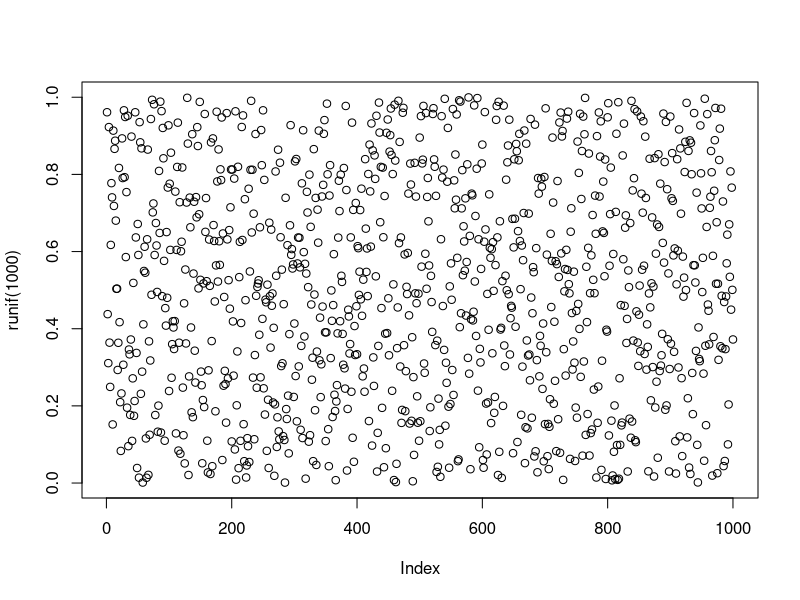

Generate this figure with R: (Note: this script raises an error after producing the figure.)
################# testing
test.pba <- function() {
show(bernoulli(.3))
show(beta(2,3))         # B always gets clobbered
show(beta(0.1,0.1))
show(binomial(10,.2))
show(cauchy(10,1))
show(chi(4))
show(chisquared(14))
show(delta(3))
show(dirac(3))
show(discreteuniform(20))
show(exponential(2))
show(F(4,5))
show(f(4,5))
show(frechet(9,1))
show(gamma(2,3))
show(gamma1(5,1))
show(gamma2(3,2))
show(histogram(c(3,4,5,22,32)))
show(inversegamma(4,4))
show(geometric(.3))
#show(generalizedpareto(4,3,2))
#show(gev(2,4,5))
show(pascal(.3))
show(gumbel(2,3))
show(extremevalue(2,3))
show(laplace(2,3))
show(logistic(2,3))
show(L(5,1) )
show(lognormal(5,1) )
show(negativebinomial(10,.2))
show(N(5,1) )
show(normal(5,1))
show(gaussian(5,1))
show(pareto(5,1))
show(powerfunction(5,1))
show(powerfunction(5,10))
show(poisson(4))
show(rayleigh(4))
show(reciprocal(12))
show(reciprocal())
show(shiftedloglogistic(5,4,6))
if ("package:sn" %in% search()) show(skewnormal(6,1,2))
show(weibull(5,2))
show(U(2,4))
show(uniform(2,4))
show(rectangular(2,4) )
show(loguniform(2,4))
show(triangular(.2, .6, 1.2))
show(logtriangular(.2, .6, 1.2))
show(quantiles(c(3, 6, 10, 16, 25, 40), c(0, 0.2, 0.4, 0.5, 0.7, 1)))
show(quantiles(c(3, 6, 10, 16, 25, 40), c(0.1, 0.2, 0.4, 0.5, 0.7, 0.9)))  # p doesn't start at zero or end at one
show(pbox(c(1,1.2,3, 6, 10, 16, 25, 40)))  # default pointlist constructor
return(TRUE)
}


plot(runif(1000))
par(mfrow=c(4,5))
test.pba()


# testing poissonbinomial
p = rep(0.2, 20)
a = poissonbinomial(p)
b = binomial(20, 0.2)
plot(b,col='tan',lwd=4)
lines(a,col='blue')

testpb <- function(p) {
  if (class(p) == 'numeric')  p1 = p2 = p else {p1 = left(p); p2 = right(p)}
  a = poissonbinomial(p)
  pl(a)
  many = 10000
  s = rep(0,many)
  for (i in 1:length(p)) s = s + (runif(many) <= p1[i])
  edf.numeric(s,col='yellow',new=FALSE,lwd=4)
  s = rep(0,many)
  for (i in 1:length(p)) s = s + (runif(many) <= p2[i])
  edf.numeric(s,col='tan',new=FALSE,lwd=4)
  lines(a,col='red')
  }

testpb( c(0.1, 0.2, 0.3, 0.4, 0.5) )
testpb( c(0.1, interval(0.2, 0.3), interval(0.4, 0.5), I(0.1,0.3), I(.2,.24), I(0.19,0.23)) )
testpb( rep(c(I(0.1,0.14),I(0.7,0.8)),25) )


par(mfrow=c(1,1))
a = N(5,1)
b = exp(a)
exp(a)


r = sort(runif(15))
r = c(0.019764379132539, 0.0324148465879261, 0.321962385904044, 0.384120133006945,0.448278494412079, 0.545291637070477, 0.643749186070636, 0.714126582955942, 0.744521557586268, 0.753784047439694, 0.803039125632495, 0.895463747903705, 0.897065195254982, 0.908547935541719, 0.941706892568618)
c = d = pbox(r)
if ("package:splines" %in% search()) d = pbox(r,interpolation='spline')
plot(c)
lines(d,col='red')
edf(r,new=FALSE)
points(r,0:14/14)


a = N(5,1)
b = U(2,6)
c = conv.pbox(a,b)
d = conv.pbox(a,b,'*')
cc = a + b
dd = a * b
c;cc
d;dd


a = N(5,1)
b = U(2,6)
a < b       # 0.26 or so


a = N(5,1)
a + 2
2 + a
a + a
a + N(5,1)  # smaller variance

a - 2
2 - a
a - a
a - N(5,1)   # bigger variance

a * 2
2 * a
a * a
a * N(5,1)

a / 2
2 / a
a / a
a / N(5,1)     # bigger variance

a ^ 2
2 ^ a
a ^ a
a ^ N(5,1)

pmin(a,4)
#pmin(4,a)
pmin(pbox(4),a)
pmin(a,a)
pmin(a,N(5,1))

pmax(a,4)
#pmax(4,a)
pmax(pbox(4),a)
pmax(a,a)
pmax(a,N(5,1))

a = N(5,1); b = U(9,11); c = histogram(c(23,24,25,33,35))
mixture(a,b)
m = mixture.list(c(a,b,c))
m

bb = conv.pbox(a,a)
cc = perfectconv.pbox(a,a)
dd = perfectconv.pbox(a,N(5,1))
ee = oppositeconv.pbox(a,a)
ff = oppositeconv.pbox(a, N(5,1))
bb
cc
dd
ee
ff
bb
lines(cc,col='red')
lines(dd,col='blue')
lines(ee)
lines(ff,col='gray')


a = N(5,1)
b = U(2,3)
ab = perfectconv.pbox(a,b)
c = U(2,3,r=a)
ac = a+c
ab
lines(ac,col='blue')


a = N(5,1)
b = U(2,6)
-a
acos(a/10)
alpha(a,4)
and(U(0.1, 0.2), U(0.5,0.6))
asin(a/10)
#atan2(a,b)    #####
atan(a)
ceiling(a)
complement(a/10)
#cor(a,b)   #####
cut(a, 0.3)
exp(a)
#fivenum(a)  #####
fivenum.pbox(a)  #####
fractile(a, 0.3)
iqr(a) 
#IQR(a)  #####
left(a)
log(a)
log(a,3)
#log(a,pbox(3))  #####
#log(a,U(2,3))  #####
max(a)
mean(a)
median(a)
min(a)
mixture.list(c(a,b),c(2,3))
mult(-2,a)
negate(a)
not(U(0.1, 0.2))        
or(U(0.1, 0.2), U(0.5,0.6))
percentile(a, 0.3)
pmax(a,b)
pmin(a,b)
prob(a,4)
random(a)
randomrange(a)
range(a)
reciprocate(a)
rep(a,3)
round(a)
right(a)
samedistribution(a)
specific(a)
sd(a)
#shift(-1,a)  #####
shift.pbox(-1,a)
sign(a)
sqrt(a)
steps(a)
trunc(a) 
truncate(a,3,6)
var(a)
xprob.pbox(a,0.3)


# make sure the old functions still work
-4.5
acos(0.45)
asin(0.45)
atan(4.5)
atan2(4,5)
ceiling(4.5)
cor(sort(runif(10)), sort(runif(10)))
exp(4.5)
fivenum(runif(45))
IQR(runif(45))
log(4.5)
log(4.5,3)
max(runif(14))
mean(runif(14))
median(runif(14))
min(runif(45))
pmax(runif(14),runif(14))
pmin(runif(14),runif(14))
range(runif(14))
rep(c(12,11),4)
round(4.5)
sd(runif(14))
sign(runif(14)-0.3)
sqrt(9)
trunc(4.5) 
var(runif(14))


par(mfrow=c(1,1))
x1 = poisson(5)
pl(range(min(x1),max(x1+30)))
bla(x1)
red(x1+2)
blu(x1+4) 
gre(x1+6)
kha(x1+8) 
nav(x1+10) 
pur(x1+12) 
bro(x1+14) 
oli(x1+16) 
gra(x1+18) 
ora(x1+20) 
pin(x1+22) 
cya(x1+24) 
cha(x1+26)
gol(x1+28)
bri(x1+30)
ecr(x1+32)


above(a,5.5)
highest(a,70)

massreassignexamples <- function(a = N(5,1), b = U(4,5), th = 4, ith = interval(4,5), pth = 25) {
  splot <- function(s,name=NULL,cumulative=Pbox$cumulative, col=NULL, ...) {
   if (!is.vacuous(s)) {
    if (missing(name)) name <- s@name
    i = 0:(s@n-1) / s@n
    if (cumulative) ylab = '' else ylab = ''
    if ("xlim" %in% attributes(list(...))$names) 
      plot(c(s@u[[1]],s@d[[s@n]]),c(0,1),xlab=name, ylab=ylab, col='white', ...) else 
      plot(c(s@u[[1]],s@d[[s@n]]),c(0,1),xlim=range(c(s@u[is.finite(s@u)],s@d[is.finite(s@d)])),xlab=name, ylab=ylab, col='white', ...)
    if (is.infinite(s@u[[1]])) text(min(s@u[is.finite(s@u)]),-.01,"-Inf")
    if (is.infinite(s@d[[s@n]])) text(max(s@d[is.finite(s@d)]),1.02,"Inf")
    if (is.null(col)) color <- 'red' else color <- col
    lines(c(s@u,s@u[[s@n]],s@d[[s@n]]),updown(cumulative,c(i,1,1)),type="S", col=color, ...)
    i = 1:(s@n) / s@n
    if (is.null(col)) color <- 'black'
    lines(c(s@u[1],s@d[1],s@d),updown(cumulative,c(0,0,i)),type="s", col=color, ...)
    # bringToTop(-1) # return focus to R console
    }}
  abelow = below(a,th)
  aabove = above(a,th)
  alowest = lowest(a,pth)
  ahighest = highest(a,pth)
  apmin = pmin(a,b)
  apmax = pmax(a,b)
  apmini = a %|m|% b
  apmaxi = a %|M|% b
  asmin = smin(a,b)
  asmax = smax(a,b)
  abetween = between(a,left(ith),right(ith))
  abetween2 = between(a, left(cut(a,pth/100)), right(cut(a,1-pth/100)))
  atruncate = truncate(a,left(ith),right(ith))
  arescale = rescale(a,left(ith),right(ith))
  aenv = env(a,b)
  atrunc = trunc(a)
  aint = int(a)
  around = round(a)
  aceiling = ceiling(a)
  acensor = censor(a,left(ith),right(ith))
  old.par <- par(mfrow=c(4,5),mar=c(2,4,3,1))
  splot(a,col='gray',main='highest'); lines(c(0,10),1-c(pth,pth)/100,lty='dotted',col='blue'); lines(ahighest,lwd=3)
  splot(a,col='gray',main='above');   lines(c(th,th),c(0,1),lty='dotted',col='blue'); lines(aabove,lwd=3)
  splot(a,col='gray',main='smax');    lines(b,col='blue');   lines(asmax,lwd=3)
  splot(a,col='gray',main='%|M|%');   lines(b,col='blue');   lines(apmaxi,lwd=3)
  splot(a,col='gray',main='pmax');    lines(b,col='blue');   lines(apmax,lwd=3)
  splot(a,col='gray',main='lowest');  lines(c(0,10),c(pth,pth)/100,lty='dotted',col='blue'); lines(alowest,lwd=3)
  splot(a,col='gray',main='below');   lines(c(th,th),c(0,1),lty='dotted',col='blue'); lines(abelow,lwd=3)
  splot(a,col='gray',main='smin');    lines(b,col='blue');   lines(asmin,lwd=3)
  splot(a,col='gray',main='%|m|%');   lines(b,col='blue');   lines(apmini,lwd=3)
  splot(a,col='gray',main='pmin');    lines(b,col='blue');   lines(apmin,lwd=3)
  splot(a,col='gray',main='between(cut,cut)'); lines(abetween2,lwd=3); lines(c(2.5,2.5),c(pth/100,1-pth/100),col='blue',lty='dotted')
  splot(a,col='gray',main='between'); lines(abetween,lwd=3); lines(c(left(ith),right(ith)),c(0,0),col='blue',lty='dotted')
  splot(a,col='gray',main='truncate');lines(atruncate,lwd=3);lines(c(left(ith),right(ith)),c(0,0),col='blue',lty='dotted')
  splot(a,col='gray',main='rescale'); lines(arescale,lwd=3); lines(c(left(ith),right(ith)),c(0,0),col='blue',lty='dotted')
  splot(a,col='gray',main='env');     lines(aenv,lwd=3)
  splot(a,col='gray',main='ceiling'); lines(aceiling,lwd=3); 
  splot(a,col='gray',main='round');   lines(around,lwd=3); 
  splot(a,col='gray',main='trunc');   lines(atrunc,lwd=3); 
  splot(a,col='gray',main='int');     lines(aint,lwd=3); 
  splot(a,col='gray',main='censor');  lines(acensor,lwd=3); 
  par(old.par)
  }

massreassignexamples()
